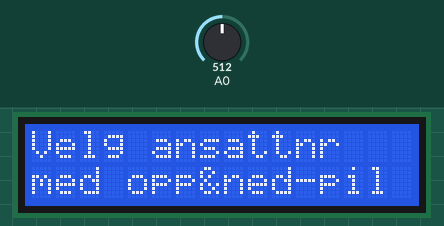
Bench run of a sketch on a simulated Arduino Uno, built with avr-gcc and run on an emulated ATmega328P. On the bench: 16×2 character LCD. The inputs (shaded band) are chosen by the test bench; at power-on: A0 = 512.

Above: at 1.2 s.
1.3 s: A0 set to 541
2.8 s: A0 set to 573
At 3.2 s:
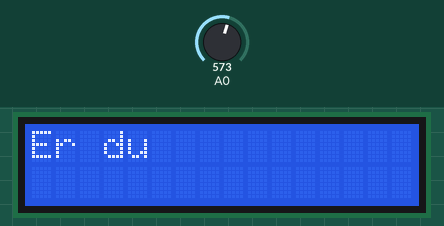
5.8 s: A0 set to 370
At 5.94 s:
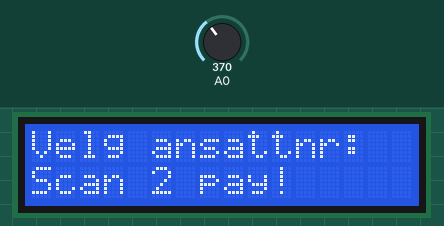
7.9 s: A0 set to 565
At 10.8 s:
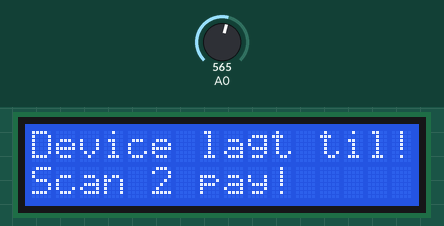
10.9 s: A0 set to 545
12.4 s: A0 set to 716
At 12.8 s:
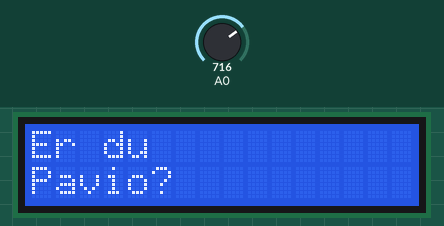
Timing chart, 0 to 15.4 s (numbered marks = the images above; inputs shaded):
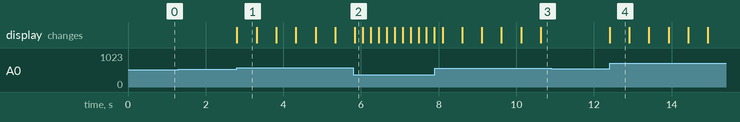

The sketch:

LCDWithNumberSelect.ino
```cpp
//Sample using LiquidCrystal library
#include <LiquidCrystal.h>

// select the pins used on the LCD panel
LiquidCrystal lcd(8, 9, 4, 5, 6, 7);

// define some values used by the panel and buttons
int lcd_key     = 0;
int adc_key_in  = 0;
int CLICK_DELAY = 200; // TODO JB: Let this be adjusted dynamic as the user is holding down a key.
int currentIndex = -1;
const int empNumbers[] = {111, 220, 249, 250, 279, 350, 365, 549};//
const String names[] = {"Gjerry", "Voldern", "Jokio", "Henry", "Amund", "Pavio", "Maggie", "Nilia"};
const int nrOfEmployees = 8;//sizeof(names);
String CLEAR_LINE = "                ";
bool chosenAlready = false;
#define btnRIGHT  0
#define btnUP     1
#define btnDOWN   2
#define btnLEFT   3
#define btnSELECT 4
#define btnNONE   5

int read_LCD_buttons() {
 adc_key_in = analogRead(0); // read the value from the sensor
 // my buttons when read are centered at these valies: 0, 144, 329, 504, 741
 // we add approx 50 to those values and check to see if we are close
 if (adc_key_in > 1000) return btnNONE; // We make this the 1st option for speed reasons since it will be the most likely result
 // For V1.1 us this threshold
/* if (adc_key_in < 50)   return btnRIGHT;
 if (adc_key_in < 250)  return btnUP;
 if (adc_key_in < 450)  return btnDOWN;
 if (adc_key_in < 650)  return btnLEFT;
 if (adc_key_in < 850)  return btnSELECT;
*/
 // For V1.0 comment the other threshold and use the one below:

 if (adc_key_in < 50)   return btnRIGHT;
 if (adc_key_in < 195)  return btnUP;
 if (adc_key_in < 380)  return btnDOWN;
 if (adc_key_in < 555)  return btnLEFT;
 if (adc_key_in < 790)  return btnSELECT;


 return btnNONE;  // when all others fail, return this...
}

void setup()
{
 lcd.begin(16, 2); // start the library
 lcd.setCursor(0,0);
 lcd.print("Velg ansattnr  "); // print a simple message
 lcd.setCursor(0,1);
 lcd.print("med opp&ned-pil ");
}

void loop()
{
 lcd.setCursor(9,1); // move cursor to second line "1" and 9 spaces over
 //lcd.print(millis()/1000); // display seconds elapsed since power-up

 lcd.setCursor(0,0); // move to the begining of the second line
 lcd_key = read_LCD_buttons(); // read the buttons

 switch (lcd_key) // depending on which button was pushed, perform an action
 {
   /*case btnRIGHT:
     {
     lcd.print("RIGHT ");
     break;
     }
   case btnLEFT:
     {
     lcd.print("LEFT   ");
     break;
     } */
   case btnUP:
     {
     lcd.print("Velg ansattnr:  ");
     if(currentIndex >= nrOfEmployees-1) {
       currentIndex = 0;
     } else {
       currentIndex++;
     }
     delay(CLICK_DELAY);
     lcd.setCursor(0,1);
     lcd.print(CLEAR_LINE);
     lcd.setCursor(0,1);
     lcd.print(empNumbers[currentIndex]);
     chosenAlready = false;
     break;
     }
   case btnDOWN:
     {
     lcd.print("Velg ansattnr:  ");
     if(currentIndex <= 0) {
       currentIndex = nrOfEmployees-1;
     } else {
       currentIndex--;
     }
     delay(CLICK_DELAY);
     lcd.setCursor(0,1);
     lcd.print(CLEAR_LINE);
     lcd.setCursor(0,1);
     lcd.print(empNumbers[currentIndex]);
     chosenAlready = false;
     break;
     }
   case btnSELECT:
     {
     // Print name of selected currentIndex...
     if(chosenAlready) {
       lcd.setCursor(0,0);
       lcd.print("Device lagt til!");
       lcd.setCursor(0,1);
       lcd.print("Scan 2 pay!     ");
       chosenAlready = false;
     } else {
       // let user confirm
       lcd.setCursor(0,0);
       lcd.print("Er du           ");
       lcd.setCursor(0,1);
       lcd.print(CLEAR_LINE);
       lcd.setCursor(0,1);
       lcd.print(String(names[currentIndex]) + "?");
       chosenAlready = true;
     }
     delay(500);
     break;
     }
     /*case btnNONE:
     {
     lcd.print("NONE  ");
     break;
     }*/
 }
}
```

Measured:
- the behaviour switches between 554 and 555 on A0 (found by bisection; images 0 and 1)
- after the input at 1.3 s, every drawn part: stays the same
- after the input at 2.8 s, the display: changes at once (image 1)
- after the input at 5.8 s, the display: changes at once (image 2)
- after the input at 7.9 s, the display: first changes after 0.20 s (image 3 shows a later state)
- after the input at 10.9 s, every drawn part: stays the same
- after the input at 12.4 s, the display: changes at once (image 4)
- what the display in image 1 shows lasts 0.5 s, from 2.8 s to 3.3 s
